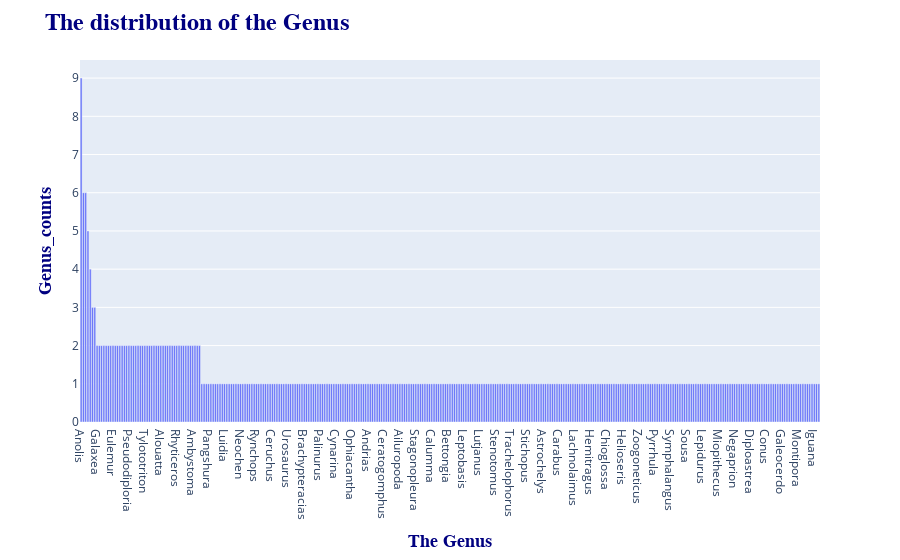

Notebook cell for this chart:
### Code cell
genus_counts = dataset['genus'].value_counts().reset_index()
genus_counts.columns = ['genus', 'frequency']


fig = px.bar(genus_counts, x='genus', y='frequency', 
            
             labels={'class': 'Genus', 'frequency': 'Frequency'},
             hover_data=['frequency'],
            height=800)

fig.update_layout(
    title={
        'text': 'The distribution of the Genus',
        'font': {'size': 24, 'color': 'navy', 'family': 'Arial, sans-serif', 'weight': 'bold'}
    },
    xaxis_title={
        'text': 'The Genus',
        'font': {'size': 18, 'color': 'navy', 'family': 'Arial, sans-serif', 'weight': 'bold'}
    },
    yaxis_title={
        'text': 'Genus_counts',
        'font': {'size': 18, 'color': 'navy', 'family': 'Arial, sans-serif', 'weight': 'bold'}
    },
    hoverlabel=dict(
        bgcolor="white",
        font_size=16,
        font_family="Rockwell"
    ),
    bargap=0.2
)


fig.show()

### Figure 1 — Plotly figure (JSON) as saved in the notebook; plotly's stock layout.template omitted (floating-point values rounded to 4 significant figures; data arrays with more than 128 entries replaced by an {"elided": "..."} marker saying what was removed)
{"data": [{"alignmentgroup": "True", "hovertemplate": "genus=%{x}<br>Frequency=%{y}<extra></extra>", "legendgroup": "", "marker": {"color": "#636efa", "pattern": {"shape": ""}}, "name": "", "offsetgroup": "", "orientation": "v", "showlegend": false, "textposition": "auto", "type": "bar", "x": {"elided": "325 str values"}, "xaxis": "x", "y": {"elided": "325 int values"}, "yaxis": "y"}], "layout": {"autosize": true, "bargap": 0.2, "barmode": "relative", "hoverlabel": {"bgcolor": "white", "font": {"family": "Rockwell", "size": 16}}, "legend": {"tracegroupgap": 0}, "margin": {"t": 60}, "title": {"font": {"color": "navy", "family": "Arial, sans-serif", "size": 24, "weight": "bold"}, "text": "The distribution of the Genus"}, "xaxis": {"anchor": "y", "autorange": true, "domain": [0, 1], "range": [-0.5, 324.5], "title": {"font": {"color": "navy", "family": "Arial, sans-serif", "size": 18, "weight": "bold"}, "text": "The Genus"}, "type": "category"}, "yaxis": {"anchor": "x", "autorange": true, "domain": [0, 1], "range": [0, 9.474], "title": {"font": {"color": "navy", "family": "Arial, sans-serif", "size": 18, "weight": "bold"}, "text": "Genus_counts"}, "type": "linear"}}}
